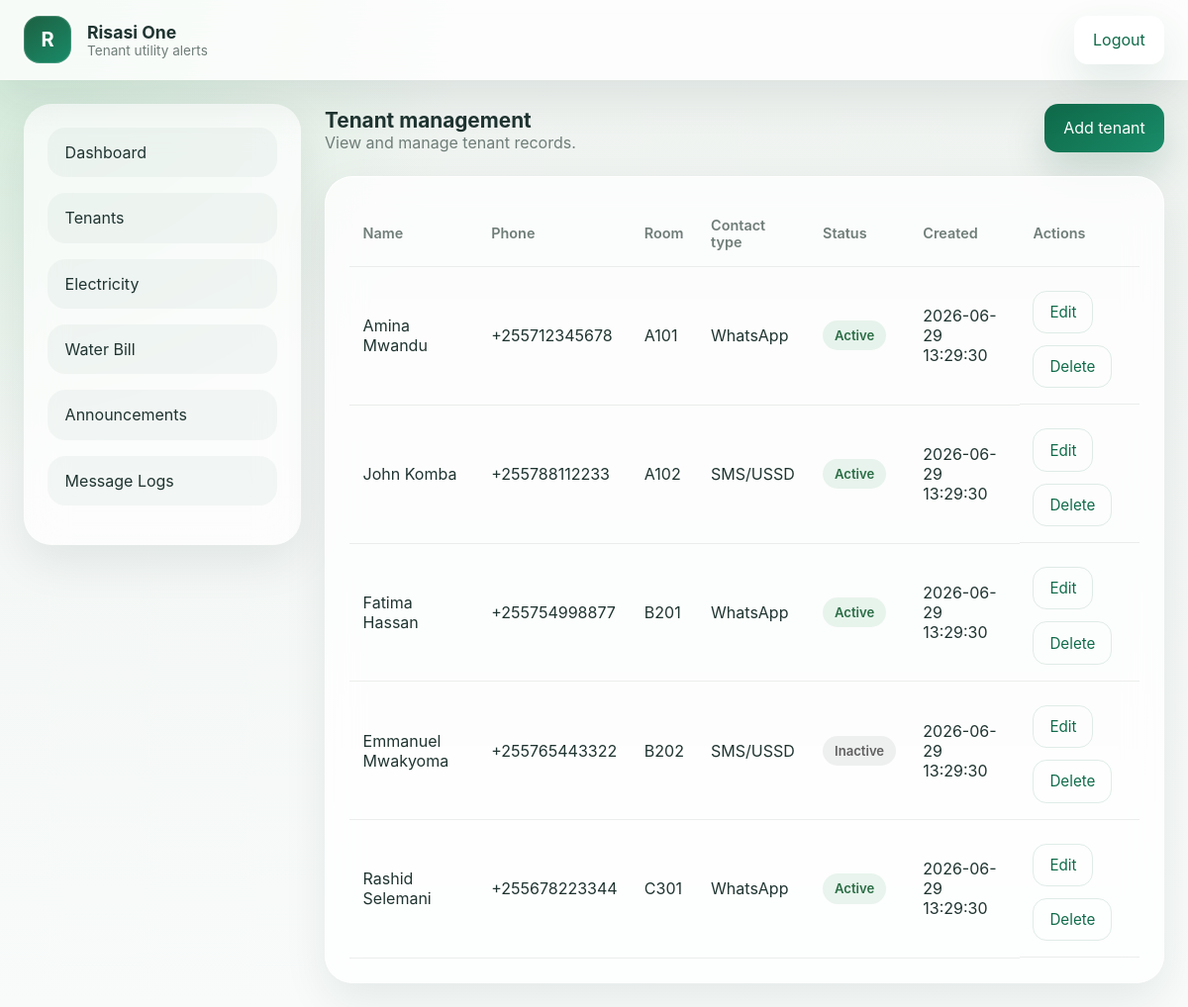
Screenshot of /tenants.php (signed in) with the database file from the repository.
### tables this page shows
CREATE TABLE tenants (
    id INT UNSIGNED AUTO_INCREMENT PRIMARY KEY,
    full_name VARCHAR(120) NOT NULL,
    phone_number VARCHAR(50) NOT NULL,
    room_number VARCHAR(50) NOT NULL,
    contact_type ENUM('WhatsApp','SMS/USSD') NOT NULL DEFAULT 'WhatsApp',
    status ENUM('active','inactive') NOT NULL DEFAULT 'active',
    created_at TIMESTAMP DEFAULT CURRENT_TIMESTAMP
);

### includes/auth.php (called while the page is built, shortened)
<?php
function e($value) {
    return htmlspecialchars($value, ENT_QUOTES, 'UTF-8');
}

### tenants.php (the view)
<?php
require_once 'includes/auth.php';
require_once 'config/database.php';
$stmt = $pdo->query('SELECT * FROM tenants ORDER BY created_at DESC');
$tenants = $stmt->fetchAll();
?>
<?php include 'includes/header.php'; ?>
<?php include 'includes/sidebar.php'; ?>
<main class="content">
    <div class="section-header">
        <div>
            <h2>Tenant management</h2>
            <p>View and manage tenant records.</p>
        </div>
        <a href="tenant_add.php" class="button button-primary">Add tenant</a>
    </div>
    <div class="card">
        <div class="table-wrap">
            <table class="table">
                <thead>
                    <tr>
                        <th>Name</th>
                        <th>Phone</th>
                        <th>Room</th>
                        <th>Contact type</th>
                        <th>Status</th>
                        <th>Created</th>
                        <th>Actions</th>
                    </tr>
                </thead>
                <tbody>
                    <?php if (count($tenants) === 0): ?>
                        <tr><td colspan="7">No tenants found. Add one to get started.</td></tr>
                    <?php else: ?>
                        <?php foreach ($tenants as $tenant): ?>
                            <tr>
                                <td><?php echo e($tenant['full_name']); ?></td>
                                <td><?php echo e($tenant['phone_number']); ?></td>
                                <td><?php echo e($tenant['room_number']); ?></td>
                                <td><?php echo e($tenant['contact_type']); ?></td>
                                <td><span class="status-pill <?php echo $tenant['status'] === 'active' ? 'status-active' : 'status-inactive'; ?>"><?php echo e(ucfirst($tenant['status'])); ?></span></td>
                                <td><?php echo e($tenant['created_at']); ?></td>
                                <td class="actions">
                                    <a href="tenant_edit.php?id=<?php echo e($tenant['id']); ?>" class="button button-small link-button">Edit</a>
                                    <a href="tenant_edit.php?delete=<?php echo e($tenant['id']); ?>" class="button button-small link-button confirm-delete">Delete</a>
                                </td>
                            </tr>
                        <?php endforeach; ?>
                    <?php endif; ?>
                </tbody>
            </table>
        </div>
    </div>
</main>
<?php include 'includes/footer.php'; ?>

### includes/header.php (shortened to what this page needs)
<!DOCTYPE html>
<html lang="en">
<head>
    <link rel="stylesheet" href="assets/css/style.css">
</head>
<body>
<div class="app-shell">
    <header class="topbar">
        <div class="brand">
            <div class="logo-circle">R</div>
            <div>
                <h1>Risasi One</h1>
                <p>Tenant utility alerts</p>
            </div>
        </div>
        <a href="logout.php" class="button button-secondary">Logout</a>
    </header>
    <div class="layout">

### includes/sidebar.php (shortened to what this page needs)
<aside class="sidebar">
    <nav>
        <a href="dashboard.php" class="nav-link">Dashboard</a>
        <a href="tenants.php" class="nav-link">Tenants</a>
        <a href="electricity.php" class="nav-link">Electricity</a>
        <a href="water_bill.php" class="nav-link">Water Bill</a>
        <a href="announcements.php" class="nav-link">Announcements</a>
        <a href="message_logs.php" class="nav-link">Message Logs</a>
    </nav>
</aside>

### includes/footer.php (shortened to what this page needs)
    </div>
</div>
</body>
</html>

### assets/css/style.css (style rules this page uses)
:root { --bg: #eef2ef; --surface: #f8fbfa; --surface-strong: #ffffff; --text: #1f3430; --muted: #6f7d78; --green: #0f6b4a; --soft-green: #88c89f; --accent: #f4c451; --shadow: 0 18px 45px rgba(16, 42, 34, 0.08); }
* { box-sizing: border-box; }
html, body { margin: 0; padding: 0; min-height: 100%; font-family: Inter, system-ui, -apple-system, BlinkMacSystemFont, "Segoe UI", sans-serif; background: radial-gradient( circle at top left, rgba(166, 222, 181, 0.42), transparent 30% ), linear-gradient(180deg, #eef2ef 0%, #f8fbfa 100%); color: var(--text); }
a { color: inherit; text-decoration: none; }
.app-shell { display: flex; flex-direction: column; min-height: 100vh; }
.topbar { display: flex; align-items: center; justify-content: space-between; gap: 1rem; padding: 1rem 1.5rem; background: rgba(255, 255, 255, 0.8); backdrop-filter: blur(18px); box-shadow: var(--shadow); position: sticky; top: 0; z-index: 50; }
.brand { display: flex; align-items: center; gap: 1rem; }
.logo-circle { width: 48px; height: 48px; border-radius: 16px; background: linear-gradient(145deg, #1c6042, #198b68); display: grid; place-items: center; color: #fff; font-size: 1.25rem; font-weight: 700; box-shadow: inset 0 0 0 1px rgba(255, 255, 255, 0.18); }
.topbar h1 { margin: 0; font-size: 1.1rem; }
.topbar p { margin: 0; color: var(--muted); font-size: 0.85rem; }
.button { display: inline-flex; align-items: center; justify-content: center; padding: 0.9rem 1.2rem; border: none; border-radius: 14px; cursor: pointer; transition: transform 0.18s ease, box-shadow 0.18s ease; }
.button-secondary { background: #fff; color: var(--green); box-shadow: 0 18px 40px rgba(44, 107, 81, 0.12); }
.layout { display: grid; grid-template-columns: 280px 1fr; gap: 1.5rem; padding: 1.5rem; }
.sidebar { background: rgba(255, 255, 255, 0.7); backdrop-filter: blur(20px); border-radius: 28px; padding: 1.5rem; box-shadow: var(--shadow); height: min-content; position: sticky; top: 92px; }
.nav-link { display: block; margin-bottom: 1rem; padding: 0.95rem 1.1rem; border-radius: 18px; color: var(--text); background: rgba(14, 77, 52, 0.04); transition: background 0.2s ease; }
.content { display: flex; flex-direction: column; gap: 1.5rem; }
.card { background: rgba(255, 255, 255, 0.75); border-radius: 28px; border: 1px solid rgba(255, 255, 255, 0.9); box-shadow: var(--shadow); padding: 1.5rem; backdrop-filter: blur(18px); }
.section-header { display: flex; flex-wrap: wrap; align-items: flex-end; justify-content: space-between; gap: 1rem; }
.section-header h2 { margin: 0; font-size: 1.3rem; }
.section-header p { margin: 0; color: var(--muted); }
.table-wrap { overflow-x: auto; }
.table { width: 100%; border-collapse: collapse; }
.table th, .table td { padding: 1rem 0.85rem; text-align: left; border-bottom: 1px solid rgba(31, 52, 48, 0.08); }
.table th { color: var(--muted); font-weight: 600; font-size: 0.9rem; }
.status-pill { display: inline-flex; align-items: center; gap: 0.35rem; padding: 0.45rem 0.75rem; border-radius: 999px; font-size: 0.82rem; font-weight: 600; }
.status-active { background: rgba(136, 200, 159, 0.18); color: #2b6d45; }
.status-inactive { background: rgba(151, 151, 151, 0.14); color: #606060; }
.actions { display: flex; flex-wrap: wrap; gap: 0.75rem; margin-top: 0.5rem; }
.button-primary { background: linear-gradient(135deg, #0f6b4a, #198b68); color: #fff; box-shadow: 0 18px 40px rgba(9, 75, 52, 0.18); }
.button-small { padding: 0.7rem 1rem; font-size: 0.95rem; }
.link-button { background: transparent; color: var(--green); border: 1px solid rgba(15, 107, 74, 0.12); }

### rows the page displays
tenants: full_name "Amina Mwandu", phone_number "+255712345678", room_number "A101", contact_type "WhatsApp", status "Active", created_at "2026-06-29 13:29:30"
tenants: full_name "John Komba", phone_number "+255788112233", room_number "A102", contact_type "SMS/USSD", status "Active", created_at "2026-06-29 13:29:30"
tenants: full_name "Fatima Hassan", phone_number "+255754998877", room_number "B201", contact_type "WhatsApp", status "Active", created_at "2026-06-29 13:29:30"
tenants: full_name "Emmanuel Mwakyoma", phone_number "+255765443322", room_number "B202", contact_type "SMS/USSD", status "Inactive", created_at "2026-06-29 13:29:30"
tenants: full_name "Rashid Selemani", phone_number "+255678223344", room_number "C301", contact_type "WhatsApp", status "Active", created_at "2026-06-29 13:29:30"
